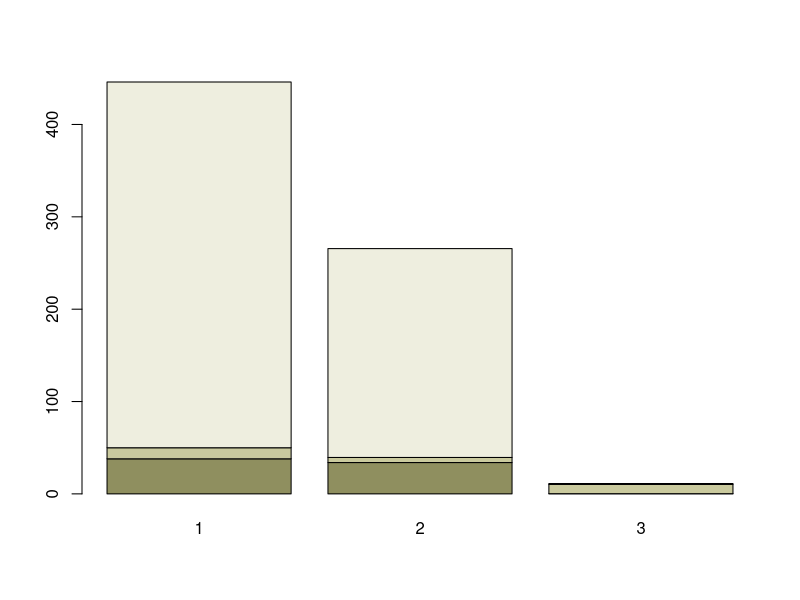
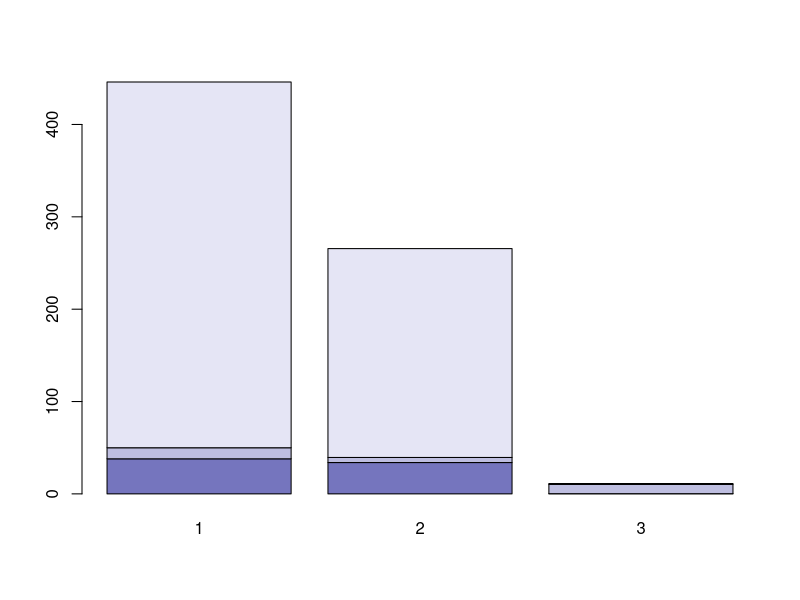
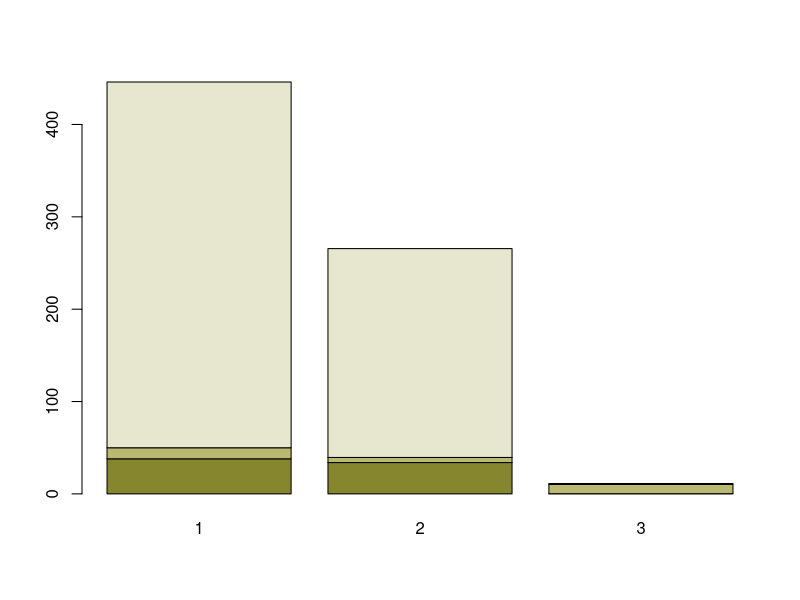
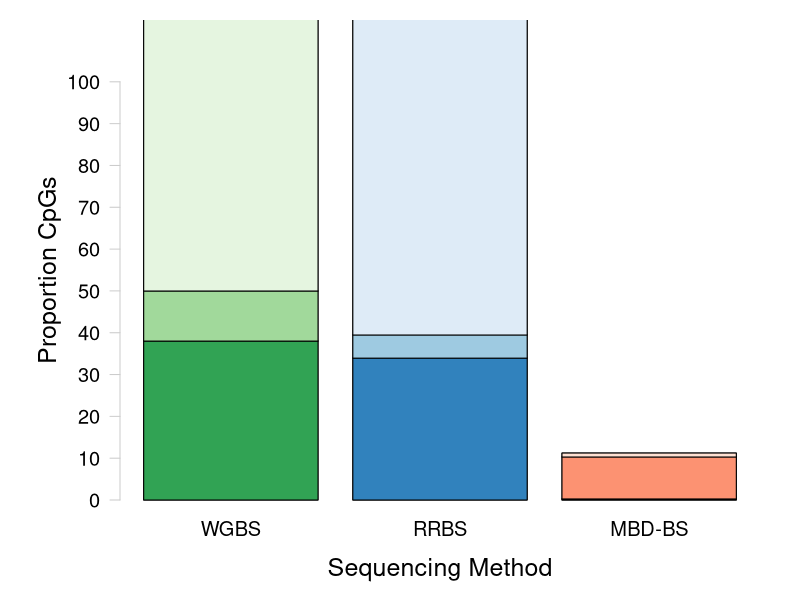
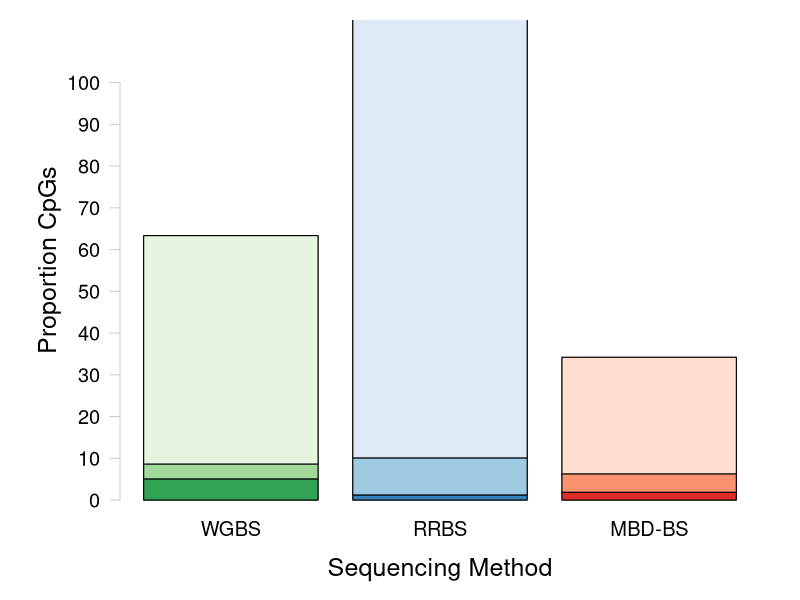

These charts were generated, in order, by the following R code: (Note: this script raises an error after producing the figures.)
## ---- chunk 1
knitr::opts_chunk$set(echo = TRUE)
## ---- chunk 2
#install.packages("RColorBrewer")
require(RColorBrewer) #Load RColorBrewer

#install.packages("dichromat")
require(dichromat)
## ---- chunk 3
sessionInfo()
## ---- chunk 4
McapAll <- read.table("../analyses/Characterizing-CpG-Methylation-5x-Union/Mcap/Mcap_union_5x-averages-counts.txt", header = FALSE, col.names = c("totalLines", "filename")) #Import file using space as a delimiter. Columns are the number of lines and the filename
McapAll <- McapAll[-4,] #Remove last row (total lines for all files)
tail(McapAll) #Confirm import
## ---- chunk 5
McapMeth <- read.table("../analyses/Characterizing-CpG-Methylation-5x-Union/Mcap/Mcap_union_5x-Meth-counts.txt", header = FALSE, col.names = c("Meth", "filename")) #Import file using space as a delimiter. Columns are the number of lines and the filename
McapMeth <- McapMeth[-4,] #Remove last row (total lines for all files)
tail(McapMeth) #Confirm import
## ---- chunk 6
McapSparseMeth <- read.table("../analyses/Characterizing-CpG-Methylation-5x-Union/Mcap/Mcap_union_5x-sparseMeth-counts.txt", header = FALSE, col.names = c("sparseMeth", "filename")) #Import file using space as a delimiter. Columns are the number of lines and the filename
McapSparseMeth <- McapSparseMeth[-4,] #Remove last row (total lines for all files)
tail(McapSparseMeth) #Confirm import
## ---- chunk 7
McapUnMeth <- read.table("../analyses/Characterizing-CpG-Methylation-5x-Union/Mcap/Mcap_union_5x-unMeth-counts.txt", header = FALSE, col.names = c("unMeth", "filename")) #Import file using space as a delimiter. Columns are the number of lines and the filename
McapUnMeth <- McapUnMeth[-4,] #Remove last row (total lines for all files)
tail(McapUnMeth) #Confirm import
## ---- chunk 8
McapCpGType <- cbind(McapAll, McapMeth, McapSparseMeth, McapUnMeth) #Mash tables together by column
McapCpGType <- McapCpGType[,-c(2,4,6,8)] #Remove filename columns
tail(McapCpGType) #Confirm table mashing
## ---- chunk 9
McapCpGType$percentMeth <- (McapCpGType$Meth / McapCpGType$totalLines) * 100 #Calculate percent methylated loci
McapCpGType$percentSparseMeth <- (McapCpGType$sparseMeth / McapCpGType$totalLines) * 100 #Calculate percent sparsely methylated loci
McapCpGType$percentUnMeth <- (McapCpGType$unMeth / McapCpGType$totalLines) * 100 #Calculate percent unmethylated loci
McapCpGType <- McapCpGType[,c(1, 2, 5, 3, 6, 4, 7)] #Reorganize columns
tail(McapCpGType) #Confirm calculations
## ---- chunk 10
write.table(McapCpGType, "../analyses/Characterizing-CpG-Methylation-5x-Union/Mcap/Mcap_union-CpG-Type.txt", sep = "\t", quote = FALSE, row.names = TRUE) #Save summary table
## ---- chunk 11
McapCpGTypePercents <- McapCpGType[,c(3,5,7)] #Keep only percent information
head(McapCpGTypePercents) #Confirm changes
## ---- chunk 12
McapCpGTypeWGRR <- chisq.test(data.frame(t(McapCpGType[c(1, 2),]))) #WGBS vs. RRBS
McapCpGTypeWGRR #The distribution of CpGs is not sginificantly different between WGBS and RRBS
## ---- chunk 13
McapCpGTypeWGMB <- chisq.test(data.frame(t(McapCpGType[c(1, 3),]))) #WGBS vs. MBD-BSSeq
McapCpGTypeWGMB #The distribution of CpGs is sginificantly different between WGBS and MBD-BSSeq
## ---- chunk 14
McapCpGTypeRRMB <- chisq.test(data.frame(t(McapCpGType[c(2, 3),]))) #RRBS vs. MBD-BSSeq
McapCpGTypeRRMB #The distribution of CpGs is not significantly different between RRBS vs. MBD-BSSeq
## ---- chunk 15
plotColors <- c(rev(RColorBrewer::brewer.pal(3, "Greens")), 
                rev(RColorBrewer::brewer.pal(3, "Blues")), 
                rev(RColorBrewer::brewer.pal(3, "Reds"))) #Create vector of WGBS, RRBS, and MBD colors
barplot(t(McapCpGTypePercents), col = dichromat(c(rev(RColorBrewer::brewer.pal(3, "Greens"))))) #Check greens
barplot(t(McapCpGTypePercents), col = dichromat(c(rev(RColorBrewer::brewer.pal(3, "Blues"))))) #Check blues
barplot(t(McapCpGTypePercents), col = dichromat(c(rev(RColorBrewer::brewer.pal(3, "Reds"))))) #Check reds
## ---- chunk 16
#pdf("../Output/Mcap_union-CpG-Type.pdf", height = 8.5, width = 11)
par(mar = c(3,5,1,1), oma = c(2, 1, 1, 1)) #Change figure boundaries

barplot(t(McapCpGTypePercents), 
        col= "white", 
        axes = FALSE, 
        names.arg = c("WGBS", "RRBS", "MBD-BS"), cex.names = 1.2,
        ylim = c(0, 110)) #Create base plot. Everything should be white. Do not plot axes. Include sequencing type as labels and set size. Set y-axis specs. 

for (i in 1:ncol(t(McapCpGTypePercents))){
    xx <- t(McapCpGTypePercents)
    xx[,-i] <- NA
    colnames(xx)[-i] <- NA
    barplot(xx, col = c(plotColors[(3*i)-2], plotColors[(3*i)-1], plotColors[(3*i)]), add = TRUE, axes = FALSE, names.arg = c("", "", "")) 
} #Make each bar in the stacked barplot a different color gradient. Create a new dataframe with data for the plot and ignore all additional columns and column names. Plot the single bar with the correct color from plotColors. Do not add axes and add blank names for each column.

axis(side = 2, at = seq(0, 100, by = 10), las = 2, col = "grey80", cex.axis = 1.2) #Add y-axis
mtext(side = 2, "Proportion CpGs", line = 3, cex = 1.5) #Add y-axis label
mtext(side = 1, "Sequencing Method", line = 3, cex = 1.5) #Add x-axis label

#segments(x0 = 1, y0 = 106, x1 = 3, y1 = 106, lwd = 1.5) #Add line connecting WGBS and MBD-BSSeq
#segments(x0 = 1, y0 = 106, x1 = 1, y1 = 103, lwd = 1.5) #Add left segment from connecting line to WGBS
#segments(x0 = 3, y0 = 106, x1 = 3, y1 = 103, lwd = 1.5) #Add right segment from connecting line to MBD
#text("p = 0.019", x = 2, y = 108, cex = 1.2) #Add p-value

#dev.off() #Turn off plotting device
## ---- chunk 17
PactAll <- read.table("../analyses/Characterizing-CpG-Methylation-5x-Union/Pact/Pact_union_5x-averages-counts.txt", header = FALSE, col.names = c("totalLines", "filename")) #Import file using space as a delimiter. Columns are the number of lines and the filename
PactAll <- PactAll[-4,] #Remove last row (total lines for all files)
tail(PactAll) #Confirm import
## ---- chunk 18
PactMeth <- read.table("../analyses/Characterizing-CpG-Methylation-5x-Union/Pact/Pact_union_5x-Meth-counts.txt", header = FALSE, col.names = c("Meth", "filename")) #Import file using space as a delimiter. Columns are the number of lines and the filename
PactMeth <- PactMeth[-4,] #Remove last row (total lines for all files)
tail(PactMeth) #Confirm import
## ---- chunk 19
PactSparseMeth <- read.table("../analyses/Characterizing-CpG-Methylation-5x-Union/Pact/Pact_union_5x-sparseMeth-counts.txt", header = FALSE, col.names = c("sparseMeth", "filename")) #Import file using space as a delimiter. Columns are the number of lines and the filename
PactSparseMeth <- PactSparseMeth[-4,] #Remove last row (total lines for all files)
tail(PactSparseMeth) #Confirm import
## ---- chunk 20
PactUnMeth <- read.table("../analyses/Characterizing-CpG-Methylation-5x-Union/Pact/Pact_union_5x-unMeth-counts.txt", header = FALSE, col.names = c("unMeth", "filename")) #Import file using space as a delimiter. Columns are the number of lines and the filename
PactUnMeth <- PactUnMeth[-4,] #Remove last row (total lines for all files)
tail(PactUnMeth) #Confirm import
## ---- chunk 21
PactCpGType <- cbind(PactAll, PactMeth, PactSparseMeth, PactUnMeth) #Mash tables together by column
PactCpGType <- PactCpGType[,-c(2,4,6,8)] #Remove filename columns
tail(PactCpGType) #Confirm table mashing
## ---- chunk 22
PactCpGType$percentMeth <- (PactCpGType$Meth / PactCpGType$totalLines) * 100 #Calculate percent methylated loci
PactCpGType$percentSparseMeth <- (PactCpGType$sparseMeth / PactCpGType$totalLines) * 100 #Calculate percent sparsely methylated loci
PactCpGType$percentUnMeth <- (PactCpGType$unMeth / PactCpGType$totalLines) * 100 #Calculate percent unmethylated loci
PactCpGType <- PactCpGType[,c(1, 2, 5, 3, 6, 4, 7)] #Reorganize columns
tail(PactCpGType) #Confirm calculations
## ---- chunk 23
write.table(PactCpGType, "../analyses/Characterizing-CpG-Methylation-5x-Union/Pact/Pact_union_5x-CpG-Type.txt", sep = "\t", quote = FALSE, row.names = TRUE) #Save summary table
## ---- chunk 24
PactCpGTypePercents <- PactCpGType[,c(3,5,7)] #Keep only percent information
head(PactCpGTypePercents) #Confirm changes
## ---- chunk 25
PactCpGTypeWGRR <- chisq.test(data.frame(t(PactCpGType[c(1, 2),]))) #WGBS vs. RRBS
PactCpGTypeWGRR #The distribution of CpGs is not sginificantly different between WGBS and RRBS
## ---- chunk 26
PactCpGTypeWGMB <- chisq.test(data.frame(t(PactCpGType[c(1, 3),]))) #WGBS vs. MBD-BSSeq
PactCpGTypeWGMB #The distribution of CpGs is sginificantly different between WGBS and MBD-BSSeq
## ---- chunk 27
PactCpGTypeRRMB <- chisq.test(data.frame(t(PactCpGType[c(2, 3),]))) #RRBS vs. MBD-BSSeq
PactCpGTypeRRMB #The distribution of CpGs is sginificantly different between RRBS vs. MBD-BSSeq
## ---- chunk 28
#pdf("../Output/Pact-CpG-Type.pdf", height = 8.5, width = 11)
par(mar = c(3,5,0,1), oma = c(2, 1, 1, 1)) #Change figure boundaries

barplot(t(PactCpGTypePercents), 
        col= "white", 
        axes = FALSE, 
        names.arg = c("WGBS", "RRBS", "MBD-BS"), cex.names = 1.2,
        ylim = c(0, 115)) #Create base plot. Everything should be white. Do not plot axes. Include sequencing type as labels and set size. Set y-axis specs. 

for (i in 1:ncol(t(PactCpGTypePercents))){
    xx <- t(PactCpGTypePercents)
    xx[,-i] <- NA
    colnames(xx)[-i] <- NA
    barplot(xx, col = c(plotColors[(3*i)-2], plotColors[(3*i)-1], plotColors[(3*i)]), add = TRUE, axes = FALSE, names.arg = c("", "", "")) 
} #Make each bar in the stacked barplot a different color gradient. Create a new dataframe with data for the plot and ignore all additional columns and column names. Plot the single bar with the correct color from plotColors. Do not add axes and add blank names for each column.

axis(side = 2, at = seq(0, 100, by = 10), las = 2, col = "grey80", cex.axis = 1.2) #Add y-axis
mtext(side = 2, "Proportion CpGs", line = 3, cex = 1.5) #Add y-axis label
mtext(side = 1, "Sequencing Method", line = 3, cex = 1.5) #Add x-axis label

#egments(x0 = 2, y0 = 106, x1 = 3, y1 = 106, lwd = 1.5) #Add line connecting RRBS and MBD-BSSeq
#segments(x0 = 2, y0 = 106, x1 = 2, y1 = 103, lwd = 1.5) #Add left segment from connecting line to RRBS
#segments(x0 = 3, y0 = 106, x1 = 3, y1 = 103, lwd = 1.5) #Add right segment from connecting line to MBD-BSSeq
#text("p = 0.016", x = 2.5, y = 108, cex = 1.2) #Add p-value

#segments(x0 = 1, y0 = 111, x1 = 3, y1 = 111, lwd = 1.5) #Add line connecting WGBS and MBD-BSSeq
#segments(x0 = 1, y0 = 111, x1 = 1, y1 = 108, lwd = 1.5) #Add left segment from connecting line to WGBS
#segments(x0 = 3, y0 = 111, x1 = 3, y1 = 108, lwd = 1.5) #Add right segment from connecting line to MBD-BSSeq
#text("p = 0.006", x = 2, y = 113, cex = 1.2) #Add p-value

#dev.off() #Turn off plotting device
## ---- chunk 29
WGBSCpGType <- chisq.test(cbind(t(McapCpGType)[,1], t(PactCpGType)[,1]))
WGBSCpGType #The distribution of CpGs for WGBS is not significantly different between species
## ---- chunk 30
RRBSCpGType <- chisq.test(cbind(t(McapCpGType)[,2], t(PactCpGType)[,2]))
RRBSCpGType #The distribution of CpGs for RRBS is significantly different between species
## ---- chunk 31
MBDCpGType <- chisq.test(cbind(t(McapCpGType)[,3], t(PactCpGType)[,3]))
MBDCpGType #The distribution of CpGs for MBD-BS is not significantly different between species
## ---- chunk 32
McapGenomeFeatures <- read.table("../analyses/Characterizing-CpG-Methylation-5x/Mcap/Mcap-CGMotif-Overlaps-counts.txt", header = FALSE, col.names = c("counts", "filename")) #Import file with CG motif and feature track overlaps
McapGenomeFeatures <- McapGenomeFeatures[-6,] #Remove final row
tail(McapGenomeFeatures) #Check import
## ---- chunk 33
McapGeneOverlaps <- read.table("../analyses/Characterizing-CpG-Methylation-5x-Union/Mcap/Mcap_union_5x-mcGenes-counts.txt", header = FALSE, col.names = c("counts", "filename")) #Import file with all file-gene overlaps
McapGeneOverlaps <- McapGeneOverlaps[-13,] #Remove final row
tail(McapGeneOverlaps) #Confirm import
## ---- chunk 34
McapCDSOverlaps <- read.table("../analyses/Characterizing-CpG-Methylation-5x-Union/Mcap/Mcap_union_5x-mcCDS-counts.txt", header = FALSE, col.names = c("counts", "filename")) #Import file with all file-CDS overlaps
McapCDSOverlaps <- McapCDSOverlaps[-13,] #Remove final row
tail(McapCDSOverlaps) #Confirm import
## ---- chunk 35
McapIntronsOverlaps <- read.table("../analyses/Characterizing-CpG-Methylation-5x-Union/Mcap/Mcap_union_5x-mcIntrons-counts.txt", header = FALSE, col.names = c("counts", "filename")) #Import file with all file-Introns overlaps
McapIntronsOverlaps <- McapIntronsOverlaps[-13,] #Remove final row
tail(McapIntronsOverlaps) #Confirm import
## ---- chunk 36
McapFlanksOverlaps <- read.table("../analyses/Characterizing-CpG-Methylation-5x-Union/Mcap/Mcap_union_5x-mcFlanks-counts.txt", header = FALSE, col.names = c("counts", "filename")) #Import file with all file-Introns overlaps
McapFlanksOverlaps <- McapFlanksOverlaps[-13,] #Remove final row
tail(McapFlanksOverlaps) #Confirm import
## ---- chunk 37
McapIntergenicOverlaps <- read.table("../analyses/Characterizing-CpG-Methylation-5x-Union/Mcap/Mcap_union_5x-mcIntergenic-counts.txt", header = FALSE, col.names = c("counts", "filename")) #Import file with all file-Intergenic overlaps
McapIntergenicOverlaps <- McapIntergenicOverlaps[-13,] #Remove final row
tail(McapIntergenicOverlaps) #Confirm import
## ---- chunk 38
McapFeatureOverlaps <- data.frame("allCpGs" = rep(0, times = 5),
                                  "MBDBSMeth" = rep(0, times = 5),
                                  "MBDBSsparseMeth" = rep(0, times = 5),
                                  "MBDBSunMeth" = rep(0, times = 5),
                                  "MBDBS" = rep(0, times = 5),
                                  "RRBSMeth" = rep(0, times = 5),
                                  "RRBSsparseMeth" = rep(0, times = 5),
                                  "RRBSunMeth" = rep(0, times = 5),
                                  "RRBS" = rep(0, times = 5),
                                  "WGBSMeth" = rep(0, times = 5),
                                  "WGBSsparseMeth" = rep(0, times = 5),
                                  "WGBSunMeth" = rep(0, times = 5),                                  
                                  "WGBS" = rep(0, times = 5)) #Create blank dataframe with information for various CpG categories and methylation status. Match columns to the order of columns in the overlap count files
row.names(McapFeatureOverlaps) <- c("Genes", "CDS", "Introns", "Flanks", "Intergenic") #Assign row names
head(McapFeatureOverlaps) #Confirm changes
## ---- chunk 39
McapFeatureOverlaps$allCpGs <- c(McapGenomeFeatures$counts[3],
                                 McapGenomeFeatures$counts[1],
                                 McapGenomeFeatures$counts[5],
                                 McapGenomeFeatures$counts[2],
                                 McapGenomeFeatures$counts[4]) #Assign information for CG motif overlaps with genome features. Use 0 for totalLines
head(McapFeatureOverlaps) #Confirm modification
## ---- chunk 40
for (i in 1:length(McapGeneOverlaps$counts)) {
  McapFeatureOverlaps[1,i+1] <- McapGeneOverlaps[i,1]
  McapFeatureOverlaps[2,i+1] <- McapCDSOverlaps[i,1]
  McapFeatureOverlaps[3,i+1] <- McapIntronsOverlaps[i,1]
  McapFeatureOverlaps[4,i+1] <- McapFlanksOverlaps[i,1]
  McapFeatureOverlaps[5,i+1] <- McapIntergenicOverlaps[i,1]
} #For each table with feature overlap information, paste the contents of the count column in the assigned row
head(McapFeatureOverlaps) #Check summary table
## ---- chunk 41
write.table(McapFeatureOverlaps, "../analyses/Characterizing-CpG-Methylation-5x-Union/Mcap/Mcap_union-Genomic-Location-Counts.txt", sep = "\t", quote = FALSE, row.names = TRUE) #Save file
## ---- chunk 42
for (i in 1:length(McapFeatureOverlaps)) {
  McapFeatureOverlaps[6,i] <- sum(McapFeatureOverlaps[,i])
} #Add the counts in each column and save in a new row
head(McapFeatureOverlaps) #Check addition
## ---- chunk 43
McapFeatureOverlapsPercents <- McapFeatureOverlaps #Duplicate dataframe
for (i in 1:length(McapFeatureOverlaps)) {
  McapFeatureOverlapsPercents[i,] <- (McapFeatureOverlaps[i,] / McapFeatureOverlaps[6,]) * 100
} #Divide every entry by totalLines and multiply by 100 to get percentages
McapFeatureOverlapsPercents <- McapFeatureOverlapsPercents[1:5,] #Remove totalLines row
head(McapFeatureOverlapsPercents) #Check calculations
## ---- chunk 44
write.table(McapFeatureOverlapsPercents, "../analyses/Characterizing-CpG-Methylation-5x-Union/Mcap/Mcap_union-Genomic-Location-Percents.txt", sep = "\t", quote = FALSE, row.names = TRUE) #Save file
## ---- chunk 45
McapFeatureAllWG <- chisq.test(data.frame(t(McapFeatureOverlaps[c(1,13)]))) #All CpGs vs. WGBS
McapFeatureAllWG #The distribution of CpGs in genome features is not significantly different between all CpGs and WGBS
## ---- chunk 46
McapFeatureAllRR <- chisq.test(data.frame(t(McapFeatureOverlaps[c(1,9)]))) #All CpGs vs. RRBS
McapFeatureAllRR #The distribution of CpGs in genome features is not significantly different between all CpGs and RRBS
## ---- chunk 47
McapFeatureAllMB <- chisq.test(data.frame(t(McapFeatureOverlaps[c(1,5)]))) #All CpGs vs. MBDBS
McapFeatureAllMB #The distribution of CpGs in genome features is not significantly different between all CpGs and WGBS
## ---- chunk 48
McapFeatureWGRR <- chisq.test(data.frame(t(McapFeatureOverlaps[c(13, 9),]))) #WGBS vs. RRBS
McapFeatureWGRR #The distribution of CpGs is not sginificantly different between WGBS and RRBS
## ---- chunk 49
McapFeatureWGMB <- chisq.test(data.frame(t(McapCpGTypePercents[c(13, 5),]))) #WGBS vs. MBD-BSSeq
McapFeatureWGMB #The distribution of CpGs is sginificantly different between WGBS and MBD-BSSeq
## ---- chunk 50
McapFeatureRRMB <- chisq.test(data.frame(t(McapCpGTypePercents[c(9, 5),]))) #RRBS vs. MBD-BSSeq
McapFeatureRRMB #The distribution of CpGs is not significantly different between RRBS vs. MBD-BSSeq
